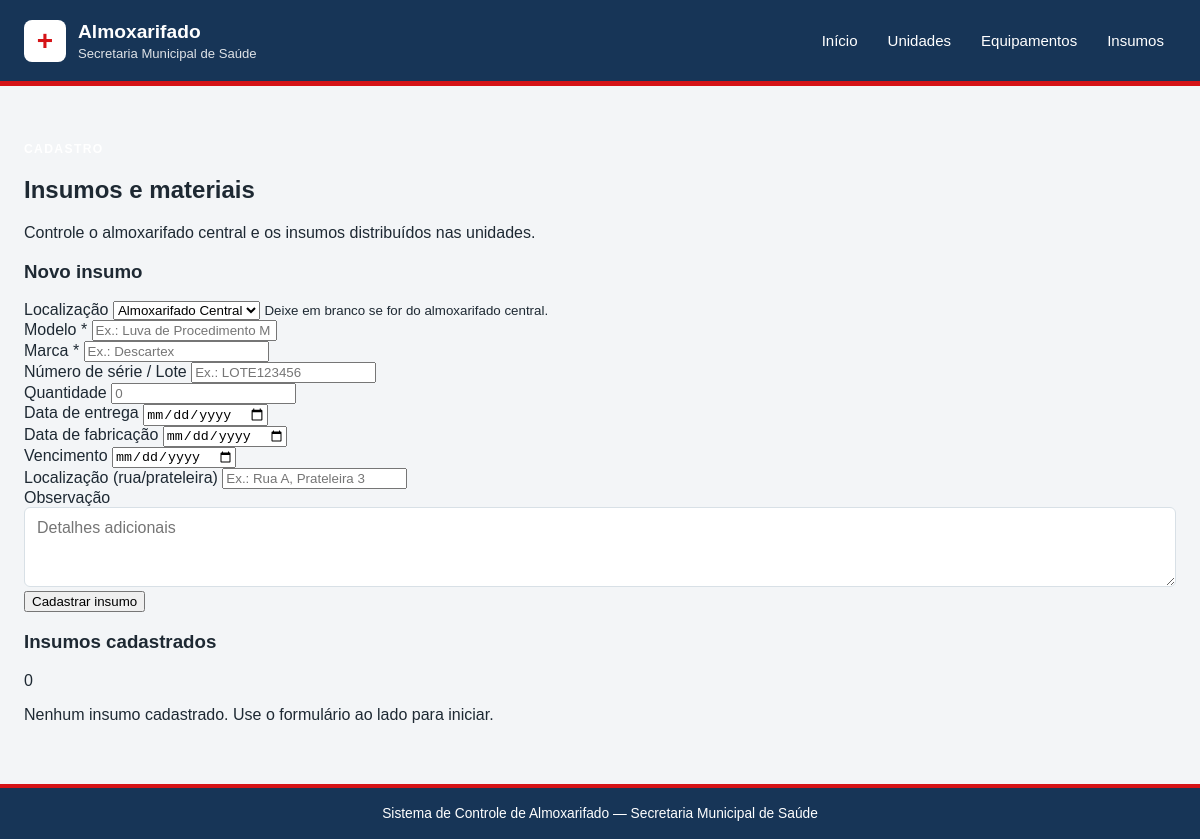
Before: /insumos with the older database file.
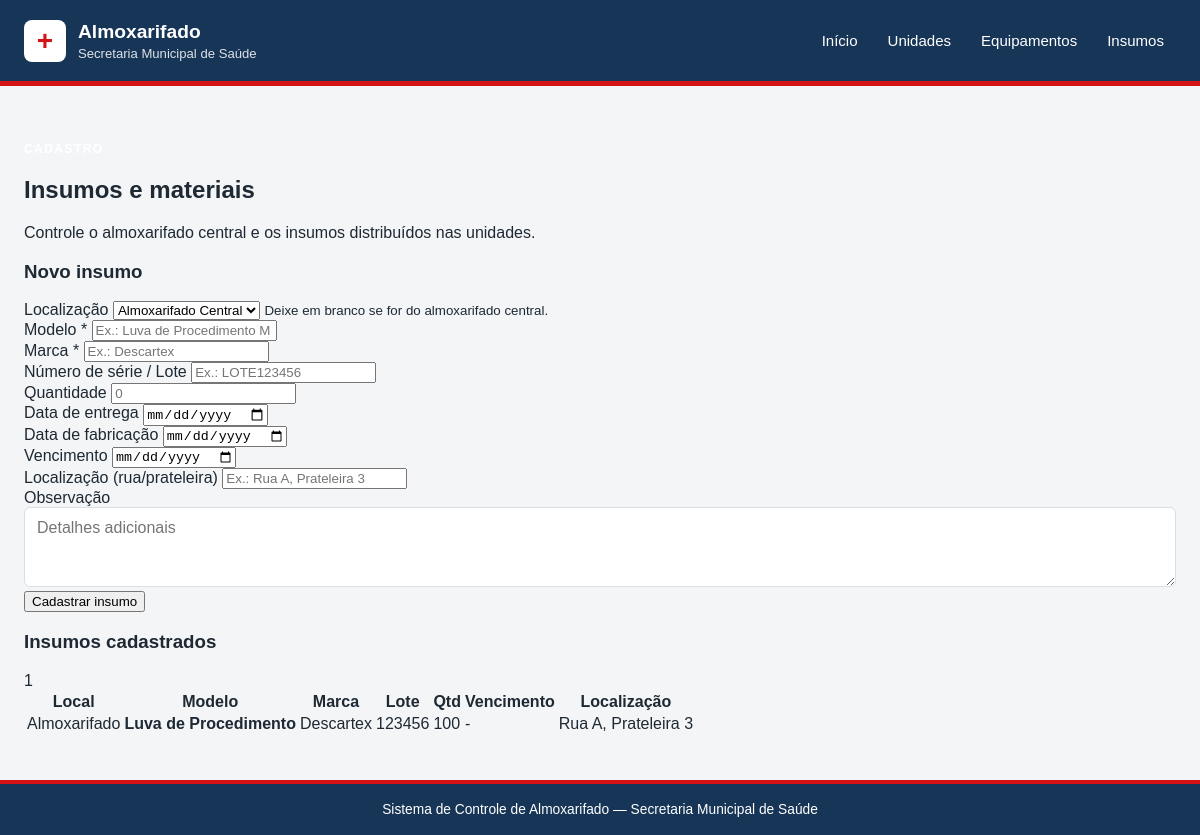
After: the same page with the newer database file.
### tables this page shows
CREATE TABLE insumos (
    id_insumo INTEGER PRIMARY KEY AUTOINCREMENT,
    id_unidade INTEGER,
    modelo TEXT,
    marca TEXT,
    numero_serie TEXT,
    quantidade INTEGER DEFAULT 0,
    data_entrega DATE,
    data_fabricacao DATE,
    vencimento DATE,
    localizacao TEXT,
    observacao TEXT,
    FOREIGN KEY (id_unidade) REFERENCES unidades(id_unidade)
);

### app.py (the view, shortened to what this page needs)
@app.route("/insumos", methods=["GET", "POST"])
def insumos():
    with get_db_connection() as conn:
        lista_insumos = conn.execute(
            """
            SELECT i.*, u.nome AS nome_unidade
            FROM insumos i
            LEFT JOIN unidades u ON i.id_unidade = u.id_unidade
            ORDER BY i.vencimento, i.modelo
            """
        ).fetchall()
        lista_unidades = conn.execute(
            "SELECT id_unidade, codigo, nome FROM unidades ORDER BY nome"
        ).fetchall()
    return render_template(
        "insumos.html",
        insumos=lista_insumos,
        unidades=lista_unidades
    )

### app.py (called while the page is built)
def get_db_connection():
    conn = sqlite3.connect(DATABASE)
    conn.row_factory = sqlite3.Row
    return conn

### templates/insumos.html (shortened to what this page needs)
{% extends "base.html" %}
{% block content %}
<section class="cabecalho-pagina">
    <div>
        <p class="texto-superior texto-superior--azul">CADASTRO</p>
        <h2>Insumos e materiais</h2>
        <p>Controle o almoxarifado central e os insumos distribuídos nas unidades.</p>
    </div>
</section>
<section class="grid-insumos">
    <article class="painel">
        <h3>Novo insumo</h3>
        <form method="post" class="formulario">
            <div class="campo">
                <label for="id_unidade">Localização</label>
                <select id="id_unidade" name="id_unidade">
                    <option value="">Almoxarifado Central</option>
                </select>
                <small>Deixe em branco se for do almoxarifado central.</small>
            </div>
            <div class="campo">
                <label for="modelo">Modelo *</label>
                <input
                    type="text"
                    id="modelo"
                    name="modelo"
                    placeholder="Ex.: Luva de Procedimento M"
                    required
                >
            </div>
            <div class="campo">
                <label for="marca">Marca *</label>
                <input
                    type="text"
                    id="marca"
                    name="marca"
                    placeholder="Ex.: Descartex"
                    required
                >
            </div>
            <div class="campo">
                <label for="numero_serie">Número de série / Lote</label>
                <input
                    type="text"
                    id="numero_serie"
                    name="numero_serie"
                    placeholder="Ex.: LOTE123456"
                >
            </div>
            <div class="campo">
                <label for="quantidade">Quantidade</label>
                <input
                    type="number"
                    id="quantidade"
                    name="quantidade"
                    placeholder="0"
                    min="0"
                >
            </div>
            <div class="campo">
                <label for="data_entrega">Data de entrega</label>
                <input
                    type="date"
                    id="data_entrega"
                    name="data_entrega"
                >
            </div>
            <div class="campo">
                <label for="data_fabricacao">Data de fabricação</label>
                <input
                    type="date"
                    id="data_fabricacao"
                    name="data_fabricacao"
                >
            </div>
            <div class="campo">
                <label for="vencimento">Vencimento</label>
                <input
                    type="date"
                    id="vencimento"
                    name="vencimento"
                >
            </div>
            <div class="campo">
                <label for="localizacao">Localização (rua/prateleira)</label>
                <input
                    type="text"
                    id="localizacao"
                    name="localizacao"
                    placeholder="Ex.: Rua A, Prateleira 3"
                >
            </div>
            <div class="campo">
                <label for="observacao">Observação</label>
                <textarea
                    id="observacao"
                    name="observacao"
                    rows="3"
                    placeholder="Detalhes adicionais"
                ></textarea>
            </div>
            <button class="botao botao--primario" type="submit">
                Cadastrar insumo
            </button>
        </form>
    </article>
    <article class="painel">
        <div class="titulo-painel">
            <h3>Insumos cadastrados</h3>
            <span class="contador">{{ insumos|length }}</span>
        </div>
        {% if insumos %}
            <div class="tabela-responsiva">
                <table>
                    <thead>
                        <tr>
                            <th>Local</th>
                            <th>Modelo</th>
                            <th>Marca</th>
                            <th>Lote</th>
                            <th>Qtd</th>
                            <th>Vencimento</th>
                            <th>Localização</th>
                        </tr>
                    </thead>
                    <tbody>
                        {% for insumo in insumos %}
                            <tr class="{% if insumo['vencimento'] and insumo['vencimento'] < '2026-09-26' %}linha-vencido{% endif %}">
                                <td>{{ insumo['nome_unidade'] or 'Almoxarifado' }}</td>
                                <td><strong>{{ insumo['modelo'] }}</strong></td>
                                <td>{{ insumo['marca'] }}</td>
                                <td>{{ insumo['numero_serie'] or '-' }}</td>
                                <td>{{ insumo['quantidade'] }}</td>
                                <td>
                                    {% if insumo['vencimento'] %}
                                        <span class="{% if insumo['vencimento'] < '2026-09-26' %}vencido{% elif insumo['vencimento'] < '2026-12-26' %}vence-logo{% endif %}">
                                            {{ insumo['vencimento'] }}
                                        </span>
                                    {% else %}
                                        -
                                    {% endif %}
                                </td>
                                <td>{{ insumo['localizacao'] or '-' }}</td>
                            </tr>
                        {% endfor %}
                    </tbody>
                </table>
            </div>
        {% else %}
            <p class="estado-vazio">
                Nenhum insumo cadastrado. Use o formulário ao lado para iniciar.
            </p>
        {% endif %}
    </article>
</section>
{% endblock %}

### templates/base.html (shortened to what this page needs)
<!DOCTYPE html>
<html lang="pt-BR">
<head>
    <link rel="stylesheet" href="{{ url_for('static', filename='style.css') }}">
</head>
<body>
    <header class="topo">
        <div class="marca">
            <span class="marca__icone">+</span>
            <div>
                <h1>Almoxarifado</h1>
                <p>Secretaria Municipal de Saúde</p>
            </div>
        </div>
        <nav class="menu" aria-label="Menu principal">
            <a href="{{ url_for('index') }}">Início</a>
            <a href="{{ url_for('unidades') }}">Unidades</a>
            <a href="{{ url_for('equipamentos') }}">Equipamentos</a>
            <a href="{{ url_for('insumos') }}">Insumos</a>
        </nav>
    </header>
<main class="conteudo">
    {% block content %}{% endblock %}
</main>
    <footer class="rodape">
        <p>Sistema de Controle de Almoxarifado — Secretaria Municipal de Saúde</p>
    </footer>
</body>
</html>

### static/style.css (style rules this page uses)
:root { --azul-institucional: #173557; --vermelho-institucional: #d51317; --branco: #ffffff; --fundo: #f3f5f7; --texto: #1e2933; --texto-suave: #5c6b75; --borda: #d8e0e6; --azul-suave: #eaf0f5; }
* { box-sizing: border-box; }
body { margin: 0; font-family: Arial, Helvetica, sans-serif; color: var(--texto); background: var(--fundo); }
.topo { min-height: 86px; padding: 16px max(24px, calc((100% - 1180px) / 2)); display: flex; align-items: center; justify-content: space-between; gap: 24px; color: var(--branco); background: var(--azul-institucional); border-bottom: 5px solid var(--vermelho-institucional); }
.marca { display: flex; align-items: center; gap: 12px; }
.marca__icone { width: 42px; height: 42px; display: grid; place-items: center; border-radius: 8px; font-size: 28px; font-weight: bold; color: var(--vermelho-institucional); background: var(--branco); }
.marca h1, .marca p { margin: 0; }
.marca h1 { font-size: 1.2rem; }
.marca p { margin-top: 3px; font-size: 0.82rem; opacity: 0.86; }
.menu { display: flex; flex-wrap: wrap; gap: 6px; }
.menu a { padding: 9px 12px; border-radius: 6px; color: var(--branco); font-size: 0.94rem; text-decoration: none; }
.conteudo { width: min(1180px, calc(100% - 48px)); min-height: calc(100vh - 161px); margin: 0 auto; padding: 44px 0; }
.texto-superior { color: #ffffff; font-size: 0.76rem; font-weight: bold; letter-spacing: 0.11em; }
.rodape { padding: 18px 24px; color: var(--branco); font-size: 0.86rem; text-align: center; background: var(--azul-institucional); border-top: 4px solid var(--vermelho-institucional); }
.rodape p { margin: 0; }
.campo textarea { width: 100%; padding: 11px 12px; border: 1px solid var(--borda); border-radius: 6px; outline: none; font: inherit; resize: vertical; min-height: 80px; }

Changed rows visible on the page:
added insumos: insumo "Almoxarifado", modelo "Luva de Procedimento", marca "Descartex", numero_serie "123456", quantidade "100", localizacao "Rua A, Prateleira 3"
Other visible differences:
{{ insumos|length }}: "0" → "1"
text no longer shown: "Nenhum insumo cadastrado. Use o formulário ao lado para iniciar."
text now shown: "Local Modelo Marca Lote Qtd Vencimento Localização"
